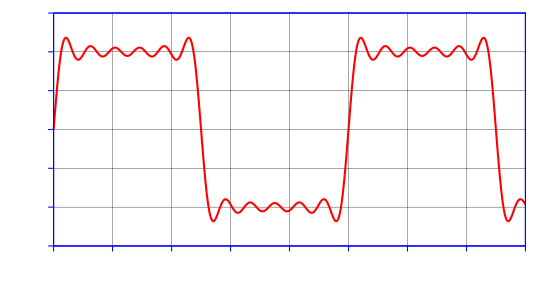

The gnuplot source for this figure:
#!/gnuplot
#
#    
#    	G N U P L O T
#    	Version 5.0 patchlevel 0    last modified 2015-01-01 
#    
#    	Copyright (C) 1986-1993, 1998, 2004, 2007-2015
#    	Thomas Williams, Colin Kelley and many others
#    
#    	gnuplot home:     http://www.gnuplot.info
#    	faq, bugs, etc:   type "help FAQ"
#    	immediate help:   type "help"  (plot window: hit 'h')
# set terminal windows 0 color solid butt enhanced
# set output
unset clip points
set clip one
unset clip two
set bar 1.000000 front
set border front linecolor rgb "blue"  linewidth 3.000 dashtype solid
set zdata 
set ydata 
set xdata 
set y2data 
set x2data 
set boxwidth
set style fill  empty border
set style rectangle back fc  bgnd fillstyle   solid 1.00 border lt -1
set style circle radius graph 0.02, first 0.00000, 0.00000 
set style ellipse size graph 0.05, 0.03, first 0.00000 angle 0 units xy
set dummy x, y
set format x "% h" 
set format y "% h" 
set format x2 "% h" 
set format y2 "% h" 
set format z "% h" 
set format cb "% h" 
set format r "% h" 
set timefmt "%d/%m/%y,%H:%M"
set angles radians
set grid back nopolar xtics nomxtics ytics nomytics noztics nomztics
set grid nox2tics nomx2tics noy2tics nomy2tics nocbtics nomcbtics
set grid linecolor "black" linetype 1 linewidth 1.00 
set raxis
set style parallel front  lt black linewidth 2.000 dashtype solid
set key title ""
set key inside right top vertical Right noreverse enhanced autotitle nobox
set key noinvert samplen 4 spacing 1 width 0 height 0 
set key maxcolumns 0 maxrows 0
set key noopaque
unset key
unset label
unset arrow
set style increment default
unset style line
unset style arrow
set style histogram clustered gap 2 title textcolor lt -1
unset object
set style textbox transparent margins  1.0,  1.0 border
unset logscale
set offsets 0, 0, 0, 0
set pointsize 1
set pointintervalbox 1
set encoding default
unset polar
unset parametric
set decimalsign ','
set view 60, 30, 1, 1
set samples 800, 800
set isosamples 10, 10
set surface 
unset contour
set cntrlabel  format '%8.3g' font '' start 5 interval 20
set mapping cartesian
set datafile separator whitespace
unset hidden3d
set cntrparam order 4
set cntrparam linear
set cntrparam levels auto 5
set cntrparam points 5
set size ratio 0 1,1
set origin 0,0
set style data points
set style function lines
unset xzeroaxis
unset yzeroaxis
unset zzeroaxis
unset x2zeroaxis
unset y2zeroaxis
set ticslevel 0.5
set tics scale  1, 0.5, 1, 1, 1
set mxtics default
set mytics default
set mztics default
set mx2tics default
set my2tics default
set mcbtics default
set mrtics default
set xtics border out scale 1,0.5 nomirror norotate  autojustify
set xtics 0.00000,2,16.000 norangelimit textcolor rgb "black" 
set ytics border out scale 1,0.5 nomirror norotate  autojustify
set ytics -30.0000,10,30.0000 norangelimit textcolor rgb "black" 
set ztics border out scale 1,0.5 nomirror norotate  autojustify
set ztics autofreq  norangelimit textcolor rgb "black" 
unset x2tics
unset y2tics
set cbtics border out scale 1,0.5 nomirror norotate  autojustify
set cbtics autofreq  norangelimit textcolor rgb "black" 
set rtics axis out scale 1,0.5 nomirror norotate  autojustify
set rtics autofreq  norangelimit textcolor rgb "black" 
set paxis 1 tics border out scale 1,0.5 nomirror norotate  autojustify
set paxis 1 tics autofreq  rangelimit textcolor rgb "black" 
set paxis 2 tics border out scale 1,0.5 nomirror norotate  autojustify
set paxis 2 tics autofreq  rangelimit textcolor rgb "black" 
set paxis 3 tics border out scale 1,0.5 nomirror norotate  autojustify
set paxis 3 tics autofreq  rangelimit textcolor rgb "black" 
set paxis 4 tics border out scale 1,0.5 nomirror norotate  autojustify
set paxis 4 tics autofreq  rangelimit textcolor rgb "black" 
set paxis 5 tics border out scale 1,0.5 nomirror norotate  autojustify
set paxis 5 tics autofreq  rangelimit textcolor rgb "black" 
set paxis 6 tics border out scale 1,0.5 nomirror norotate  autojustify
set paxis 6 tics autofreq  rangelimit textcolor rgb "black" 
set paxis 7 tics border out scale 1,0.5 nomirror norotate  autojustify
set paxis 7 tics autofreq  rangelimit textcolor rgb "black" 
set title "" 
set title  font "" norotate
set timestamp bottom 
set timestamp "" 
set timestamp  font "" norotate
set rrange [ * : * ] noreverse nowriteback
set trange [ * : * ] noreverse nowriteback
set urange [ * : * ] noreverse nowriteback
set vrange [ * : * ] noreverse nowriteback
set xlabel '$t / \unit{ms}$'
set xlabel  font "" textcolor lt -1 norotate
set x2label "" 
set x2label  font "" textcolor lt -1 norotate
set xrange [ 0.0000 : 16.0000 ] noreverse nowriteback
set x2range [ 0.0000 : 16.0000 ] noreverse nowriteback
set ylabel '$u(t) \, / \unit{V}$' 
set ylabel  font "" textcolor lt -1 rotate by -270
set y2label "" 
set y2label  font "" textcolor lt -1 rotate by -270
set yrange [ -30.0000 : 30.0000 ] noreverse nowriteback
set y2range [ -30.0000 : 30.0000 ] noreverse nowriteback
set zlabel "" 
set zlabel  font "" textcolor lt -1 norotate
set zrange [ * : * ] noreverse nowriteback
set cblabel "" 
set cblabel  font "" textcolor lt -1 rotate by -270
set cbrange [ * : * ] noreverse nowriteback
set paxis 1 range [ * : * ] noreverse nowriteback
set paxis 2 range [ * : * ] noreverse nowriteback
set paxis 3 range [ * : * ] noreverse nowriteback
set paxis 4 range [ * : * ] noreverse nowriteback
set paxis 5 range [ * : * ] noreverse nowriteback
set paxis 6 range [ * : * ] noreverse nowriteback
set paxis 7 range [ * : * ] noreverse nowriteback
set zero 1e-008
set lmargin  -1
set bmargin  -1
set rmargin  -1
set tmargin  -1
set locale "Catalan_Spain.1252"
set pm3d explicit at s
set pm3d scansautomatic
set pm3d interpolate 1,1 flush begin noftriangles noborder corners2color mean
set palette positive nops_allcF maxcolors 0 gamma 1.5 color model RGB 
set palette rgbformulae 7, 5, 15
set colorbox default
set colorbox vertical origin screen 0.9, 0.2, 0 size screen 0.05, 0.6, 0 front bdefault
set style boxplot candles range  1.50 outliers pt 7 separation 1 labels auto unsorted
set loadpath 
set fontpath 
set psdir
set fit brief errorvariables nocovariancevariables errorscaling prescale nowrap v5
GNUTERM = "windows"
ARGC = 0
ARG0 = ""
set terminal cairolatex pdf size 14cm,7.5cm
set output "Cap-Fourier-Exemple-Tensio.tex"
plot 80.0/pi*(sum[k=1:6] sin((2*k-1)*0.2*pi*x)/(2*k-1)) linecolor rgb "red"  linewidth 6.000
#    EOF
